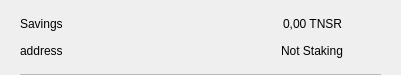
<?xml version="1.0" encoding="UTF-8"?>
<ui version="4.0">
 <class>CSRow</class>
 <widget class="QWidget" name="CSRow">
  <property name="geometry">
   <rect>
    <x>0</x>
    <y>0</y>
    <width>401</width>
    <height>75</height>
   </rect>
  </property>
  <property name="windowTitle">
   <string>Form</string>
  </property>
  <layout class="QVBoxLayout" name="verticalLayout">
   <property name="spacing">
    <number>0</number>
   </property>
   <property name="leftMargin">
    <number>20</number>
   </property>
   <property name="topMargin">
    <number>10</number>
   </property>
   <property name="rightMargin">
    <number>20</number>
   </property>
   <property name="bottomMargin">
    <number>0</number>
   </property>
   <item>
    <widget class="QWidget" name="info" native="true">
     <property name="minimumSize">
      <size>
       <width>0</width>
       <height>0</height>
      </size>
     </property>
     <layout class="QHBoxLayout" name="horizontalLayout_3">
      <property name="leftMargin">
       <number>0</number>
      </property>
      <property name="topMargin">
       <number>0</number>
      </property>
      <property name="rightMargin">
       <number>0</number>
      </property>
      <property name="bottomMargin">
       <number>10</number>
      </property>
      <item>
       <widget class="QWidget" name="container" native="true">
        <property name="minimumSize">
         <size>
          <width>0</width>
          <height>0</height>
         </size>
        </property>
        <layout class="QVBoxLayout" name="verticalLayout_2">
         <property name="spacing">
          <number>0</number>
         </property>
         <property name="leftMargin">
          <number>0</number>
         </property>
         <property name="topMargin">
          <number>0</number>
         </property>
         <property name="rightMargin">
          <number>0</number>
         </property>
         <property name="bottomMargin">
          <number>0</number>
         </property>
         <item>
          <layout class="QHBoxLayout" name="horizontalLayout">
           <item>
            <widget class="QLabel" name="labelName">
             <property name="text">
              <string>Savings</string>
             </property>
            </widget>
           </item>
           <item>
            <spacer name="horizontalSpacer">
             <property name="orientation">
              <enum>Qt::Horizontal</enum>
             </property>
             <property name="sizeHint" stdset="0">
              <size>
               <width>40</width>
               <height>20</height>
              </size>
             </property>
            </spacer>
           </item>
           <item>
            <widget class="QLabel" name="labelAmount">
             <property name="text">
              <string>0,00 TNSR</string>
             </property>
            </widget>
           </item>
          </layout>
         </item>
         <item>
          <layout class="QHBoxLayout" name="horizontalLayout_2">
           <item>
            <widget class="QLabel" name="labelAddress">
             <property name="text">
              <string>address</string>
             </property>
            </widget>
           </item>
           <item>
            <spacer name="horizontalSpacer_2">
             <property name="orientation">
              <enum>Qt::Horizontal</enum>
             </property>
             <property name="sizeHint" stdset="0">
              <size>
               <width>40</width>
               <height>20</height>
              </size>
             </property>
            </spacer>
           </item>
           <item>
            <widget class="QLabel" name="labelStaking">
             <property name="text">
              <string>Not Staking</string>
             </property>
            </widget>
           </item>
          </layout>
         </item>
        </layout>
       </widget>
      </item>
      <item alignment="Qt::AlignHCenter|Qt::AlignVCenter">
       <widget class="QPushButton" name="pushButtonMenu">
        <property name="minimumSize">
         <size>
          <width>24</width>
          <height>24</height>
         </size>
        </property>
        <property name="maximumSize">
         <size>
          <width>32</width>
          <height>32</height>
         </size>
        </property>
        <property name="focusPolicy">
         <enum>Qt::NoFocus</enum>
        </property>
        <property name="styleSheet">
         <string notr="true">border:none; background-color:transparent;</string>
        </property>
        <property name="text">
         <string/>
        </property>
        <property name="icon">
         <iconset>
          <normaloff>://ic-menu-hover</normaloff>://ic-menu-hover</iconset>
        </property>
        <property name="iconSize">
         <size>
          <width>24</width>
          <height>24</height>
         </size>
        </property>
       </widget>
      </item>
     </layout>
    </widget>
   </item>
   <item>
    <widget class="QLabel" name="lblDivisory">
     <property name="minimumSize">
      <size>
       <width>0</width>
       <height>1</height>
      </size>
     </property>
     <property name="maximumSize">
      <size>
       <width>16777215</width>
       <height>1</height>
      </size>
     </property>
     <property name="styleSheet">
      <string notr="true">background-color:#bababa;</string>
     </property>
     <property name="text">
      <string/>
     </property>
     <property name="alignment">
      <set>Qt::AlignBottom|Qt::AlignLeading|Qt::AlignLeft</set>
     </property>
    </widget>
   </item>
  </layout>
 </widget>
 <resources/>
 <connections/>
</ui>
